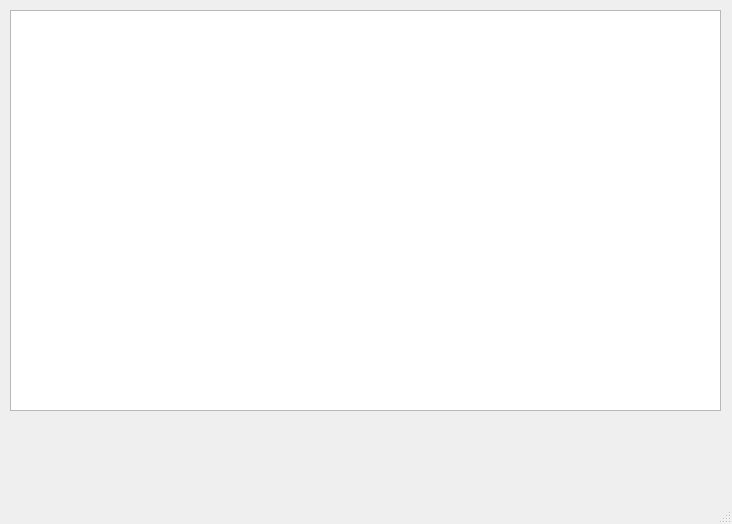
<?xml version="1.0" encoding="UTF-8"?>
<ui version="4.0">
 <class>MainWindow</class>
 <widget class="QMainWindow" name="MainWindow">
  <property name="geometry">
   <rect>
    <x>0</x>
    <y>0</y>
    <width>732</width>
    <height>524</height>
   </rect>
  </property>
  <property name="windowTitle">
   <string>MainWindow</string>
  </property>
  <widget class="QWidget" name="centralwidget">
   <widget class="QTableWidget" name="tableWidget">
    <property name="geometry">
     <rect>
      <x>10</x>
      <y>10</y>
      <width>711</width>
      <height>401</height>
     </rect>
    </property>
   </widget>
  </widget>
  <widget class="QMenuBar" name="menubar">
   <property name="geometry">
    <rect>
     <x>0</x>
     <y>0</y>
     <width>732</width>
     <height>21</height>
    </rect>
   </property>
  </widget>
  <widget class="QStatusBar" name="statusbar"/>
 </widget>
 <resources/>
 <connections/>
</ui>
